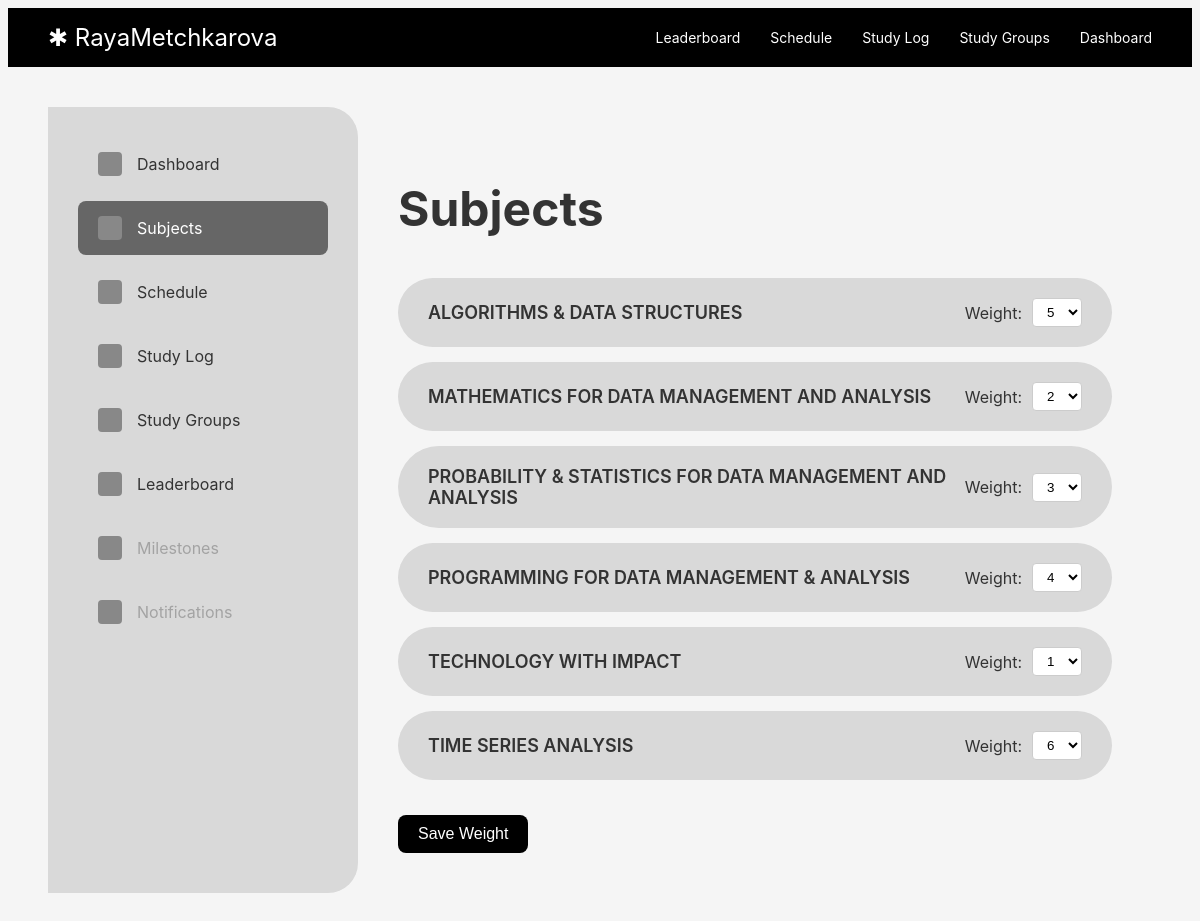
/weight (signed in), run on the app's committed database.
### app.py (models this page shows)
class User(db.Model):
    id = db.Column(db.Integer, primary_key=True)
    username = db.Column(db.String(150), unique=True, nullable=False)
    password = db.Column(db.String(150), nullable=False)
    points = db.Column(db.Integer, default=0)

class SubjectWeight(db.Model):
    __tablename__ = 'subject_weight'
    id = db.Column(db.Integer, primary_key=True)
    user_id = db.Column(db.Integer, db.ForeignKey('user.id'), nullable=False)
    subject = db.Column(db.String(200), nullable=False)
    weight = db.Column(db.Integer, nullable=False, default=3)
    allocation = db.Column(db.Integer, nullable=False, default=0)
    user = db.relationship('User', back_populates='subject_weights')

### app.py (the view)
@app.route('/weight')
def weight():
    if not g.user:
        return redirect(url_for('login'))
    rows = SubjectWeight.query.filter_by(user_id=g.user.id).all()
    existing = {r.subject for r in rows}
    for subj in default_subjects:
        if subj not in existing:
            db.session.add(SubjectWeight(
                user_id=g.user.id,
                subject=subj,
                weight=3,
                allocation=0
            ))
    if len(existing) < len(default_subjects):
        db.session.commit()
        rows = SubjectWeight.query.filter_by(user_id=g.user.id).all()
    calculate_allocations(g.user.id)
    rows = SubjectWeight.query.filter_by(user_id=g.user.id).all()
    weights = {r.subject: r for r in rows}
    ordered = [weights[s] for s in default_subjects]
    return render_template('weight.html', user=g.user, subject_weights=ordered)

### app.py (called while the page is built)
def calculate_allocations(user_id):
    availabilities = Availability.query.filter_by(user_id=user_id).all()
    total_duration = sum(
        avail.duration for avail in availabilities
        if not avail.no_availability
    )
    subject_weights = SubjectWeight.query.filter_by(user_id=user_id).all()
    total_weight = sum(sw.weight for sw in subject_weights)
    if total_weight > 0:
        for sw in subject_weights:
            sw.allocation = round((sw.weight / total_weight) * total_duration)
        db.session.commit()

@app.before_request
def load_current_user():
    g.user = None
    if 'user_id' in session:
        g.user = User.query.get(session['user_id'])

### templates/weight.html (shortened to what this page needs)
<!DOCTYPE html>
<html lang="en">
<head>
</head>
<body>
    <div class="navbar">
        <div class="logo">✱ {{ user.username }}</div>
        <div class="nav-links">
            <a href="/leaderboard">Leaderboard</a>
            <a href="/schedule">Schedule</a>
            <a href="/study_log">Study Log</a>
            <a href="/study_groups">Study Groups</a>
            <a href="/dashboard">Dashboard</a>
        </div>
    </div>
    <div class="subjects-container">
        <div class="sidebar">
            <a href="/dashboard" class="menu-item"><div class="menu-icon"></div><span>Dashboard</span></a>
            <div class="menu-item active"><div class="menu-icon"></div><span>Subjects</span></div>
            <a href="/schedule" class="menu-item"><div class="menu-icon"></div><span>Schedule</span></a>
            <a href="/study_log" class="menu-item"><div class="menu-icon"></div><span>Study Log</span></a>
            <a href="/study_groups" class="menu-item"><div class="menu-icon"></div><span>Study Groups</span></a>
            <a href="/leaderboard" class="menu-item"><div class="menu-icon"></div><span>Leaderboard</span></a>
            <div class="menu-item-no"><div class="menu-icon"></div><span>Milestones</span></div>
            <div class="menu-item-no"><div class="menu-icon"></div><span>Notifications</span></div>
        </div>
        <div class="subjects-content">
            <h1>Subjects</h1>
            {% for sw in subject_weights %}
                <div class="subject-item">
                  <span class="subject-name">{{ sw.subject }}</span>
                    <div class="weightage-selector">
                        <label for="weight-{{ loop.index }}">Weight:</label>
                        <select id="weight-{{ loop.index }}">
                          {% for i in range(1,7) %}
                            <option value="{{ i }}"
                              {% if sw.weight == i %}selected{% endif %}>
                              {{ i }}
                            </option>
                          {% endfor %}
                        </select>
                    </div>
                </div>
            {% endfor %}
            <button class="save-button" id="save-btn">Save Weight</button>
        </div>
    </div>
</body>
</html>

### templates/weight.html (style rules this page uses)
body { font-family: -apple-system, BlinkMacSystemFont, 'Segoe UI', Roboto, Oxygen, Ubuntu, Cantarell, sans-serif; background: #f5f5f5; color: #333; }
.navbar { background: #000; padding: 15px 40px; display: flex; justify-content: space-between; align-items: center; }
.logo { font-size: 24px; color: white; }
.nav-links { display: flex; gap: 30px; }
.nav-links a { color: white; text-decoration: none; font-size: 14px; }
.subjects-container { padding: 40px; display: flex; }
.sidebar { width: 250px; background: #d9d9d9; padding: 30px; border-radius: 0 30px 30px 0; min-height: 600px; }
.menu-item { padding: 15px 20px; margin-bottom: 10px; border-radius: 8px; display: flex; align-items: center; gap: 15px; cursor: pointer; transition: background 0.3s; text-decoration: none; color: #333; }
.menu-item.active { background: #666; color: white; }
.menu-icon { width: 24px; height: 24px; background: #888; border-radius: 4px; }
.menu-item-no { padding: 15px 20px; margin-bottom: 10px; border-radius: 8px; display: flex; align-items: center; gap: 15px; cursor: pointer; transition: background 0.3s; text-decoration: none; color: #a3a3a3; }
.subjects-content { flex: 1; padding: 40px; }
.subjects-content h1 { font-size: 48px; font-weight: 700; margin-bottom: 40px; }
.subject-item { background: #d9d9d9; padding: 20px 30px; border-radius: 50px; margin-bottom: 15px; display: flex; align-items: center; justify-content: space-between; font-size: 18px; }
.subject-name { font-weight: 600; flex: 1; }
.weightage-selector { display: flex; align-items: center; gap: 10px; }
.weightage-selector label { font-size: 16px; }
.weightage-selector select { padding: 5px 10px; border-radius: 4px; border: 1px solid #ccc; background: white; }
.save-button { background: #000; color: white; padding: 10px 20px; border: none; border-radius: 8px; font-size: 16px; cursor: pointer; margin-top: 20px; }

### data on the page
User: username "RayaMetchkarova"
SubjectWeight: subject "ALGORITHMS & DATA STRUCTURES", weight "5"
SubjectWeight: subject "MATHEMATICS FOR DATA MANAGEMENT AND ANALYSIS", weight "2"
SubjectWeight: subject "PROBABILITY & STATISTICS FOR DATA MANAGEMENT AND ANALYSIS", weight "3"
SubjectWeight: subject "PROGRAMMING FOR DATA MANAGEMENT & ANALYSIS", weight "4"
SubjectWeight: subject "TECHNOLOGY WITH IMPACT", weight "1"
SubjectWeight: subject "TIME SERIES ANALYSIS", weight "6"
